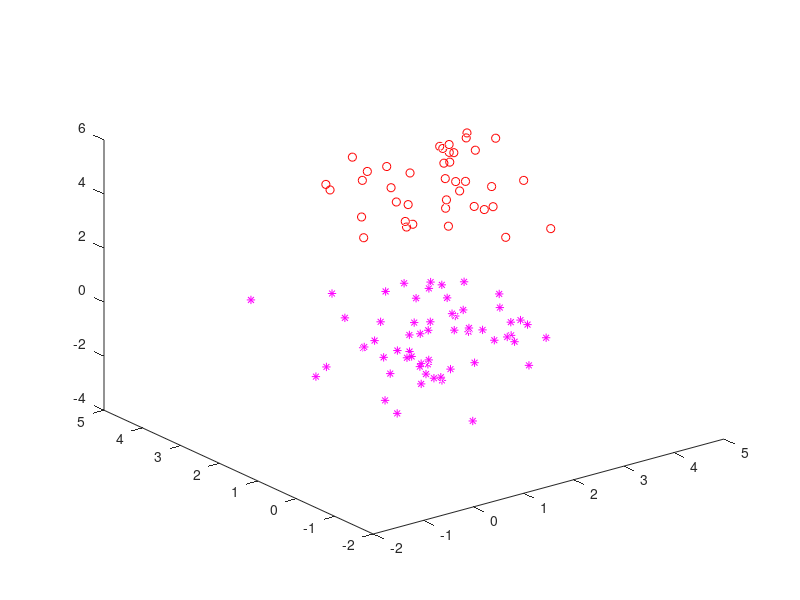

MATLAB code to generate this figure: (Note: this script raises an error after producing the figure.)
clear
clc

load('exdata.mat');
%% Decision plane - Initial values
% 1, -1.5, 0.5, -1.5
a = 1;
b = 1;
c = 1;
d = 0;

%%
XX=p;
yy=t;

x1 = XX(1,yy(1,:)==1);
y1 = XX(2,yy(1,:)==1);
z1 = XX(3,yy(1,:)==1);
x2 = XX(1,yy(1,:)==2);
y2 = XX(2,yy(1,:)==2);
z2 = XX(3,yy(1,:)==2);

figure(2);
plot3(x1,y1,z1,'ro');
hold on;
plot3(x2,y2,z2,'m*');
hold on;
%% Plot 3D axis (optional)
% point1 = [10,0,0];
% point2 = [0,10,0];
% point3 = [0 0 10];
% point4 = [-10,0,0];
% point5 = [0,-10,0];
% point6 = [0 0 -10];
% 
% origin = [0,0,0];
% 
% plot3([origin(1) point1(1)],[origin(2) point1(2)],[origin(3) point1(3)],'LineWidth',2);
% plot3([origin(1) point2(1)],[origin(2) point2(2)],[origin(3) point2(3)],'LineWidth',2);
% plot3([origin(1) point3(1)],[origin(2) point3(2)],[origin(3) point3(3)],'LineWidth',2);
% plot3([origin(1) point4(1)],[origin(2) point4(2)],[origin(3) point4(3)],'LineWidth',2);
% plot3([origin(1) point5(1)],[origin(2) point5(2)],[origin(3) point5(3)],'LineWidth',2);
% plot3([origin(1) point6(1)],[origin(2) point6(2)],[origin(3) point6(3)],'LineWidth',2);
%%
hold on;
Decision(a,b,c,d);
grid on;
grid minor;
